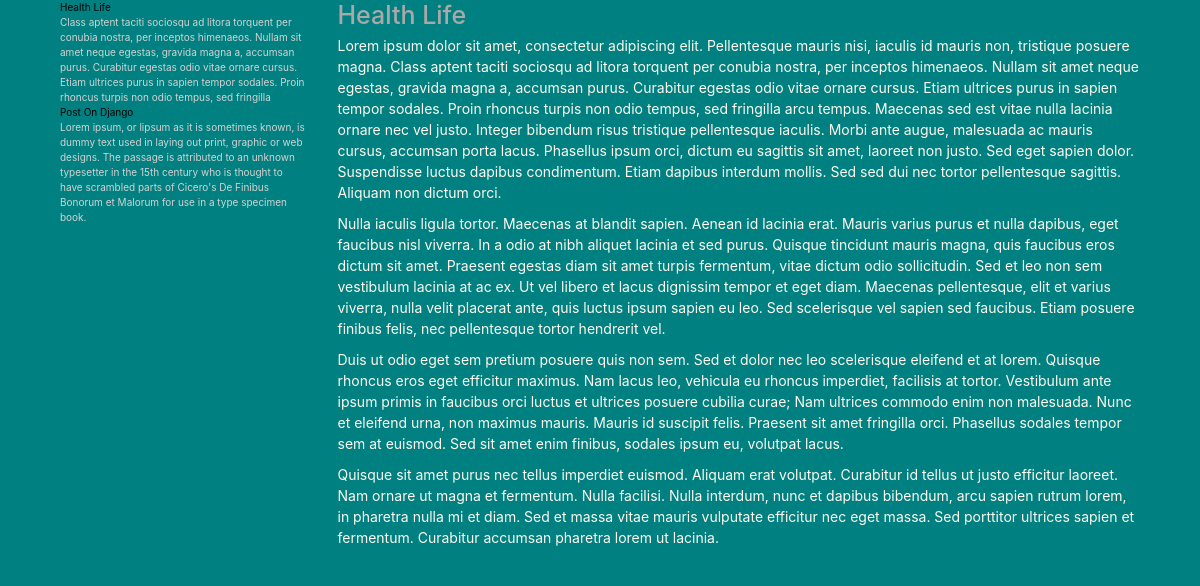
The page /post/health on the database its author committed.
### blog/models.py (models this page shows, shortened)
class Post(models.Model):
    title=models.CharField(max_length=255)
    slug=models.SlugField(max_length=255,unique=True)
    summary=models.CharField(max_length=300)
    context=models.TextField()
    published=models.BooleanField(default=True)
    created=models.DateTimeField(auto_now_add=True)
    image=models.ImageField(upload_to='img')
    class Meta:
        ordering=['-created']

### blog/views.py (the view)
# urls.py: url(r'^post/(.*)$',blog_views.post),
def post(request,slug):
    posts = Post.objects.all()
    return render(request,'post.html',{
        'post':get_object_or_404(Post,slug=slug),
        'posts':posts
    })

### blog/templates/post.html (shortened to what this page needs)
{% extends 'single-template.html' %}
{% block entry %}
<h1 style="color: darkgray">{{ post.title }}</h1>
<div>
    <div style="color: floralwhite">{{ post.context|linebreaks }}</div>
</div>
{% endblock %}

### blog/templates/single-template.html (shortened to what this page needs)
{% extends 'base.html' %}
{% block content %}
    <div class="area" >
            <ul class="circles">
            </ul>
<div class="container">
<div class="col-md-3">
    {% for post in posts %}
    <div>
    <div class="summary-title"><a href="/post/{{ post.slug }}" style="color: black">{{ post.title }}</a></div>
    <div class="summary" style="color: lightgrey">{{  post.summary}}</div>
    </div>
    {%  endfor %}
</div>
<div class="col-md-9">
    {% block entry %}{% endblock %}
</div>
</div>
{% endblock %}

### blog/static/css/style.css (style rules this page uses)
p { font-size: 14px; }
* { margin: 0px; padding: 0px; }
body { font-family: 'Exo', sans-serif; }
.area { background: teal; background: -webkit-linear-gradient(to left,purple, mediumpurple); width: 100%; height:100vh; }
.circles { position: absolute; top: 0; left: 0; width: 100%; height: 100%; overflow: hidden; }

### rows shown on the page
Post: title "Health Life", summary "Class aptent taciti sociosqu ad litora torquent per conubia nostra, per inceptos himenaeos. Nullam sit amet neque egestas, gravida magna a, accumsan purus. Curabitur egestas odio vitae ornare cursus. Etiam ultrices purus in sapien tempor sodales. Proin rhoncus turpis non odio tempus, sed fringilla", context "Lorem ipsum dolor sit amet, consectetur adipiscing elit. Pellentesque mauris nisi, iaculis id mauris non, tristique posuere magna. Class aptent taciti sociosqu ad litora torquent per conubia nostra, per inceptos himenaeos. Nullam sit amet neque egestas, gravida magna a, accumsan purus. Curabitur egestas odio vitae ornare cursus. Etiam ultrices purus in sapien tempor sodales. Proin rhoncus turpis non odio tempus, sed fringilla arcu tempus. Maecenas sed est vitae nulla lacinia ornare nec vel justo. Integer bibendum risus tristique pellentesque iaculis. Morbi ante augue, malesuada ac mauris cursus, accumsan porta lacus. Phasellus ipsum orci, dictum eu sagittis sit amet, laoreet non justo. Sed…"
Post: title "Post On Django", summary "Lorem ipsum, or lipsum as it is sometimes known, is dummy text used in laying out print, graphic or web designs. The passage is attributed to an unknown typesetter in the 15th century who is thought to have scrambled parts of Cicero's De Finibus Bonorum et Malorum for use in a type specimen book."
